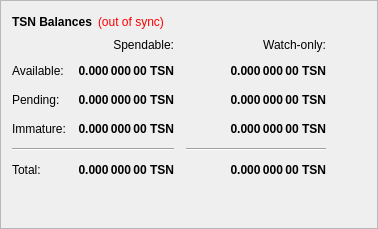
        <widget class="QFrame" name="frame">
         <property name="frameShape">
          <enum>QFrame::StyledPanel</enum>
         </property>
         <property name="frameShadow">
          <enum>QFrame::Raised</enum>
         </property>
         <layout class="QVBoxLayout" name="verticalLayout_4">
          <item>
           <layout class="QHBoxLayout" name="horizontalLayout_4">
            <item>
             <widget class="QLabel" name="label_5">
              <property name="font">
               <font>
                <weight>75</weight>
                <bold>true</bold>
               </font>
              </property>
              <property name="text">
               <string>TSN Balances</string>
              </property>
             </widget>
            </item>
            <item>
             <widget class="QLabel" name="labelWalletStatus">
              <property name="cursor">
               <cursorShape>WhatsThisCursor</cursorShape>
              </property>
              <property name="toolTip">
               <string>The displayed information may be out of date. Your wallet automatically synchronizes with the Trustron network after a connection is established, but this process has not completed yet.</string>
              </property>
              <property name="styleSheet">
               <string notr="true">QLabel { color: red; }</string>
              </property>
              <property name="text">
               <string notr="true">(out of sync)</string>
              </property>
              <property name="alignment">
               <set>Qt::AlignLeading|Qt::AlignLeft|Qt::AlignVCenter</set>
              </property>
             </widget>
            </item>
            <item>
             <spacer name="horizontalSpacer_3">
              <property name="orientation">
               <enum>Qt::Horizontal</enum>
              </property>
              <property name="sizeHint" stdset="0">
               <size>
                <width>40</width>
                <height>20</height>
               </size>
              </property>
             </spacer>
            </item>
           </layout>
          </item>
          <item>
           <layout class="QGridLayout" name="gridLayout">
            <property name="spacing">
             <number>12</number>
            </property>
            <item row="2" column="2">
             <widget class="QLabel" name="labelWatchPending">
              <property name="font">
               <font>
                <weight>75</weight>
                <bold>true</bold>
               </font>
              </property>
              <property name="cursor">
               <cursorShape>IBeamCursor</cursorShape>
              </property>
              <property name="toolTip">
               <string>Unconfirmed transactions to watch-only addresses</string>
              </property>
              <property name="text">
               <string notr="true">0.000 000 00 TSN</string>
              </property>
              <property name="alignment">
               <set>Qt::AlignRight|Qt::AlignTrailing|Qt::AlignVCenter</set>
              </property>
              <property name="textInteractionFlags">
               <set>Qt::LinksAccessibleByMouse|Qt::TextSelectableByKeyboard|Qt::TextSelectableByMouse</set>
              </property>
             </widget>
            </item>
            <item row="2" column="1">
             <widget class="QLabel" name="labelUnconfirmed">
              <property name="font">
               <font>
                <weight>75</weight>
                <bold>true</bold>
               </font>
              </property>
              <property name="cursor">
               <cursorShape>IBeamCursor</cursorShape>
              </property>
              <property name="toolTip">
               <string>Total of transactions that have yet to be confirmed, and do not yet count toward the spendable balance</string>
              </property>
              <property name="text">
               <string notr="true">0.000 000 00 TSN</string>
              </property>
              <property name="alignment">
               <set>Qt::AlignRight|Qt::AlignTrailing|Qt::AlignVCenter</set>
              </property>
              <property name="textInteractionFlags">
               <set>Qt::LinksAccessibleByMouse|Qt::TextSelectableByKeyboard|Qt::TextSelectableByMouse</set>
              </property>
             </widget>
            </item>
            <item row="3" column="2">
             <widget class="QLabel" name="labelWatchImmature">
              <property name="font">
               <font>
                <weight>75</weight>
                <bold>true</bold>
               </font>
              </property>
              <property name="cursor">
               <cursorShape>IBeamCursor</cursorShape>
              </property>
              <property name="toolTip">
               <string>Staked or masternode rewards in watch-only addresses that has not yet matured</string>
              </property>
              <property name="text">
               <string notr="true">0.000 000 00 TSN</string>
              </property>
              <property name="alignment">
               <set>Qt::AlignRight|Qt::AlignTrailing|Qt::AlignVCenter</set>
              </property>
              <property name="textInteractionFlags">
               <set>Qt::LinksAccessibleByMouse|Qt::TextSelectableByKeyboard|Qt::TextSelectableByMouse</set>
              </property>
             </widget>
            </item>
            <item row="4" column="0" colspan="2">
             <widget class="Line" name="lineSpendableBalance">
              <property name="orientation">
               <enum>Qt::Horizontal</enum>
              </property>
             </widget>
            </item>
            <item row="4" column="2">
             <widget class="Line" name="lineWatchBalance">
              <property name="sizePolicy">
               <sizepolicy hsizetype="Preferred" vsizetype="Fixed">
                <horstretch>0</horstretch>
                <verstretch>0</verstretch>
               </sizepolicy>
              </property>
              <property name="minimumSize">
               <size>
                <width>140</width>
                <height>0</height>
               </size>
              </property>
              <property name="orientation">
               <enum>Qt::Horizontal</enum>
              </property>
             </widget>
            </item>
            <item row="5" column="0">
             <widget class="QLabel" name="labelTotalText">
              <property name="text">
               <string>Total:</string>
              </property>
             </widget>
            </item>
            <item row="3" column="1">
             <widget class="QLabel" name="labelImmature">
              <property name="font">
               <font>
                <weight>75</weight>
                <bold>true</bold>
               </font>
              </property>
              <property name="cursor">
               <cursorShape>IBeamCursor</cursorShape>
              </property>
              <property name="toolTip">
               <string>Staked or masternode rewards that has not yet matured</string>
              </property>
              <property name="text">
               <string notr="true">0.000 000 00 TSN</string>
              </property>
              <property name="alignment">
               <set>Qt::AlignRight|Qt::AlignTrailing|Qt::AlignVCenter</set>
              </property>
              <property name="textInteractionFlags">
               <set>Qt::LinksAccessibleByMouse|Qt::TextSelectableByKeyboard|Qt::TextSelectableByMouse</set>
              </property>
             </widget>
            </item>
            <item row="2" column="3">
             <spacer name="horizontalSpacer_2">
              <property name="orientation">
               <enum>Qt::Horizontal</enum>
              </property>
              <property name="sizeHint" stdset="0">
               <size>
                <width>40</width>
                <height>20</height>
               </size>
              </property>
             </spacer>
            </item>
            <item row="3" column="0">
             <widget class="QLabel" name="labelImmatureText">
              <property name="text">
               <string>Immature:</string>
              </property>
             </widget>
            </item>
            <item row="5" column="1">
             <widget class="QLabel" name="labelTotal">
              <property name="font">
               <font>
                <weight>75</weight>
                <bold>true</bold>
               </font>
              </property>
              <property name="cursor">
               <cursorShape>IBeamCursor</cursorShape>
              </property>
              <property name="toolTip">
               <string>Your current total balance</string>
              </property>
              <property name="text">
               <string notr="true">0.000 000 00 TSN</string>
              </property>
              <property name="alignment">
               <set>Qt::AlignRight|Qt::AlignTrailing|Qt::AlignVCenter</set>
              </property>
              <property name="textInteractionFlags">
               <set>Qt::LinksAccessibleByMouse|Qt::TextSelectableByKeyboard|Qt::TextSelectableByMouse</set>
              </property>
             </widget>
            </item>
            <item row="5" column="2">
             <widget class="QLabel" name="labelWatchTotal">
              <property name="font">
               <font>
                <weight>75</weight>
                <bold>true</bold>
               </font>
              </property>
              <property name="cursor">
               <cursorShape>IBeamCursor</cursorShape>
              </property>
              <property name="toolTip">
               <string>Current total balance in watch-only addresses</string>
              </property>
              <property name="text">
               <string notr="true">0.000 000 00 TSN</string>
              </property>
              <property name="alignment">
               <set>Qt::AlignRight|Qt::AlignTrailing|Qt::AlignVCenter</set>
              </property>
              <property name="textInteractionFlags">
               <set>Qt::LinksAccessibleByMouse|Qt::TextSelectableByKeyboard|Qt::TextSelectableByMouse</set>
              </property>
             </widget>
            </item>
            <item row="0" column="2">
             <widget class="QLabel" name="labelWatchonly">
              <property name="text">
               <string>Watch-only:</string>
              </property>
              <property name="alignment">
               <set>Qt::AlignRight|Qt::AlignTrailing|Qt::AlignVCenter</set>
              </property>
             </widget>
            </item>
            <item row="1" column="0">
             <widget class="QLabel" name="labelBalanceText">
              <property name="text">
               <string>Available:</string>
              </property>
             </widget>
            </item>
            <item row="1" column="1">
             <widget class="QLabel" name="labelBalance">
              <property name="font">
               <font>
                <weight>75</weight>
                <bold>true</bold>
               </font>
              </property>
              <property name="cursor">
               <cursorShape>IBeamCursor</cursorShape>
              </property>
              <property name="toolTip">
               <string>Your current spendable balance</string>
              </property>
              <property name="text">
               <string notr="true">0.000 000 00 TSN</string>
              </property>
              <property name="alignment">
               <set>Qt::AlignRight|Qt::AlignTrailing|Qt::AlignVCenter</set>
              </property>
              <property name="textInteractionFlags">
               <set>Qt::LinksAccessibleByMouse|Qt::TextSelectableByKeyboard|Qt::TextSelectableByMouse</set>
              </property>
             </widget>
            </item>
            <item row="1" column="2">
             <widget class="QLabel" name="labelWatchAvailable">
              <property name="font">
               <font>
                <weight>75</weight>
                <bold>true</bold>
               </font>
              </property>
              <property name="cursor">
               <cursorShape>IBeamCursor</cursorShape>
              </property>
              <property name="toolTip">
               <string>Your current balance in watch-only addresses</string>
              </property>
              <property name="text">
               <string notr="true">0.000 000 00 TSN</string>
              </property>
              <property name="alignment">
               <set>Qt::AlignRight|Qt::AlignTrailing|Qt::AlignVCenter</set>
              </property>
              <property name="textInteractionFlags">
               <set>Qt::LinksAccessibleByMouse|Qt::TextSelectableByKeyboard|Qt::TextSelectableByMouse</set>
              </property>
             </widget>
            </item>
            <item row="2" column="0">
             <widget class="QLabel" name="labelPendingText">
              <property name="text">
               <string>Pending:</string>
              </property>
             </widget>
            </item>
            <item row="0" column="1">
             <widget class="QLabel" name="labelSpendable">
              <property name="text">
               <string>Spendable:</string>
              </property>
              <property name="alignment">
               <set>Qt::AlignRight|Qt::AlignTrailing|Qt::AlignVCenter</set>
              </property>
             </widget>
            </item>
           </layout>
          </item>
          <item>
           <spacer name="verticalSpacer_4">
            <property name="orientation">
             <enum>Qt::Vertical</enum>
            </property>
            <property name="sizeHint" stdset="0">
             <size>
              <width>20</width>
              <height>40</height>
             </size>
            </property>
           </spacer>
          </item>
         </layout>
        </widget>
